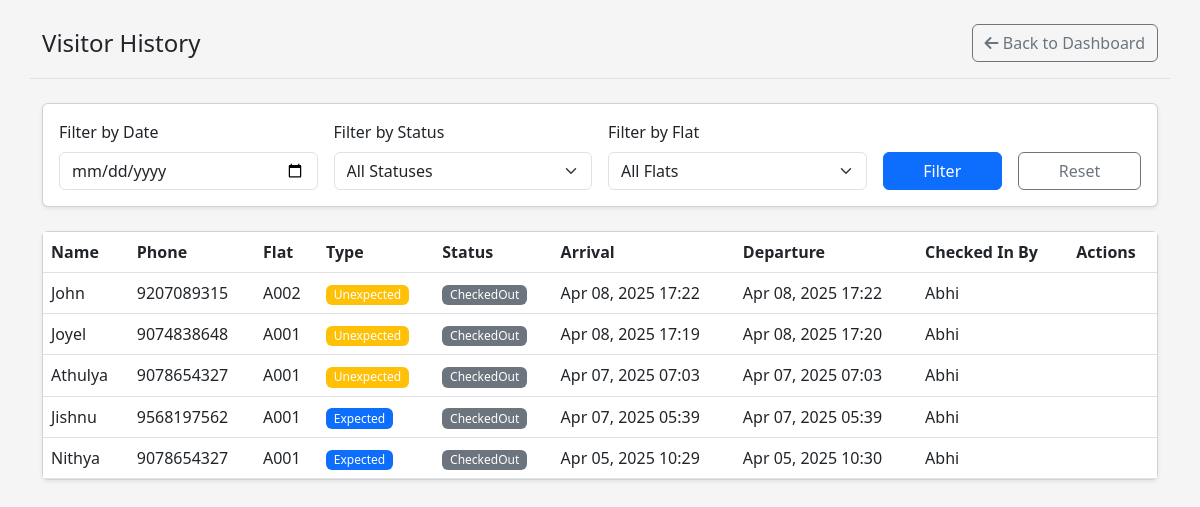
Screenshot of /security_visitor_history/ (signed in) with the database file from the repository.
### app/models.py (models this page shows, shortened)
class Visitor(models.Model):
    VISITOR_TYPE_CHOICES = [
        ('Expected', 'Expected'),
        ('Unexpected', 'Unexpected'),
        ('Delivery', 'Delivery'),
        ('Service', 'Service'),
    ]
    STATUS_CHOICES = [
        ('Pending', 'Pending Approval'),
        ('Approved', 'Approved'),
        ('Rejected', 'Rejected'),
        ('CheckedIn', 'Checked In'),
        ('CheckedOut', 'Checked Out'),
    ]
    name = models.CharField(max_length=100)
    phone = models.CharField(max_length=15)
    visitor_type = models.CharField(max_length=20, choices=VISITOR_TYPE_CHOICES)
    purpose = models.TextField(blank=True, null=True)
    vehicle_number = models.CharField(max_length=20, blank=True, null=True)
    id_proof_type = models.CharField(max_length=50, blank=True, null=True)
    id_proof_number = models.CharField(max_length=50, blank=True, null=True)
    id_proof_image = models.ImageField(upload_to='visitor_ids/', blank=True, null=True)
    flat = models.ForeignKey(Flat, on_delete=models.CASCADE, null=True, blank=True)
    requested_by = models.ForeignKey(FlatOccupant, on_delete=models.SET_NULL, null=True, blank=True)
    expected_arrival = models.DateTimeField(null=True, blank=True)
    actual_arrival = models.DateTimeField(null=True, blank=True)
    actual_departure = models.DateTimeField(null=True, blank=True)
    checked_in_by = models.ForeignKey(Security, on_delete=models.SET_NULL,
                                    related_name='checked_in_visitors', null=True, blank=True)
    checked_out_by = models.ForeignKey(Security, on_delete=models.SET_NULL,
                                     related_name='checked_out_visitors', null=True, blank=True)
    status = models.CharField(max_length=20, choices=STATUS_CHOICES, default='Pending')
    is_unexpected = models.BooleanField(default=False)
    verification_code = models.CharField(max_length=8, blank=True, null=True)
    created_at = models.DateTimeField(auto_now_add=True)
    updated_at = models.DateTimeField(auto_now=True)

class Flat(models.Model):
    flat_number = models.CharField(max_length=20, unique=True)
    floor = models.IntegerField()
    block = models.CharField(max_length=10, blank=True, null=True)
    square_footage = models.PositiveIntegerField(blank=True, null=True)
    bedrooms = models.PositiveIntegerField(default=1)
    is_occupied = models.BooleanField(default=False)
    created_at = models.DateTimeField(auto_now_add=True)
    updated_at = models.DateTimeField(auto_now=True)
    class Meta:
        ordering = ['block', 'floor', 'flat_number']

class Security(models.Model):
    GENDER_CHOICES = [
        ('Male', 'Male'),
        ('Female', 'Female'),
        ('Other', 'Other'),
    ]
    name = models.CharField(max_length=255)
    email = models.EmailField(unique=True)
    phone = models.CharField(max_length=15)
    age = models.PositiveIntegerField()
    gender = models.CharField(max_length=10, choices=GENDER_CHOICES)
    username = models.CharField(max_length=50, unique=True)
    password = models.CharField(max_length=255)
    address = models.TextField()
    shift_timing = models.CharField(max_length=50, choices=[('Morning', 'Morning'), ('Night', 'Night')])
    profile_image = models.ImageField(upload_to='security_profiles/', blank=True, null=True)
    created_at = models.DateTimeField(auto_now_add=True)
    updated_at = models.DateTimeField(auto_now=True)

### app/views.py (the view)
# urls.py: path('security_visitor_history/', views.security_visitor_history, name='security_visitor_history'),
def security_visitor_history(request):
    if 'email' not in request.session:
        return redirect('login')
    try:
        security = Security.objects.get(email=request.session['email'])
    except Security.DoesNotExist:
        messages.error(request, "Invalid user session")
        return redirect('login')
    visitors = Visitor.objects.all().order_by('-created_at')
    date_filter = request.GET.get('date')
    if date_filter:
        visitors = visitors.filter(created_at__date=date_filter)
    status_filter = request.GET.get('status')
    if status_filter:
        visitors = visitors.filter(status=status_filter)
    flat_filter = request.GET.get('flat')
    if flat_filter:
        visitors = visitors.filter(flat__flat_number=flat_filter)
    return render(request, 'security_visitor_history.html', {
        'security': security,
        'visitors': visitors,
        'date_filter': date_filter or '',
        'status_filter': status_filter or '',
        'flat_filter': flat_filter or '',
        'all_flats': Flat.objects.all()  # For dropdown
    })

### app/templates/security_visitor_history.html (shortened to what this page needs)
<!DOCTYPE html>
<html lang="en">
<head>
    <link href="https://cdn.jsdelivr.net/npm/bootstrap@5.3.0/dist/css/bootstrap.min.css" rel="stylesheet">
    <link rel="stylesheet" href="https://cdnjs.cloudflare.com/ajax/libs/font-awesome/6.0.0/css/all.min.css">
</head>
<body>
    <div class="container py-4">
        <div class="row mb-4 pb-3 border-bottom">
            <div class="col-12 d-flex justify-content-between align-items-center">
                <h1 class="fs-4 mb-0">Visitor History</h1>
                <a href="{% url 'security_dashboard' %}" class="btn btn-outline-secondary">
                    <i class="fas fa-arrow-left"></i> Back to Dashboard
                </a>
            </div>
        </div>
        <div class="card shadow-sm mb-4">
            <div class="card-body">
                <form method="get">
                    <div class="row g-3">
                        <div class="col-12 col-md-6 col-lg-3">
                            <label for="date" class="form-label">Filter by Date</label>
                            <input type="date" class="form-control" id="date" name="date" value="{{ date_filter }}">
                        </div>
                        <div class="col-12 col-md-6 col-lg-3">
                            <label for="status" class="form-label">Filter by Status</label>
                            <select class="form-select" id="status" name="status">
                                <option value="">All Statuses</option>
                            </select>
                        </div>
                        <div class="col-12 col-md-6 col-lg-3">
                            <label for="flat" class="form-label">Filter by Flat</label>
                            <select class="form-select" id="flat" name="flat">
                                <option value="">All Flats</option>
                            </select>
                        </div>
                        <div class="col-12 col-md-6 col-lg-3 d-flex align-items-end">
                            <div class="d-grid gap-2 d-md-flex w-100">
                                <button type="submit" class="btn btn-primary me-md-2 flex-grow-1">Filter</button>
                                <a href="{% url 'security_visitor_history' %}" class="btn btn-outline-secondary flex-grow-1">Reset</a>
                            </div>
                        </div>
                    </div>
                </form>
            </div>
        </div>
        <div class="card shadow-sm">
            <div class="card-body p-0">
                <div class="table-responsive">
                    <table class="table table-hover mb-0">
                        <thead>
                            <tr>
                                <th>Name</th>
                                <th>Phone</th>
                                <th>Flat</th>
                                <th>Type</th>
                                <th>Status</th>
                                <th>Arrival</th>
                                <th>Departure</th>
                                <th>Checked In By</th>
                                <th>Actions</th>
                            </tr>
                        </thead>
                        <tbody>
                            {% for visitor in visitors %}
                            <tr>
                                <td>{{ visitor.name }}</td>
                                <td>{{ visitor.phone }}</td>
                                <td>{{ visitor.flat.flat_number }}</td>
                                <td>
                                    <span class="badge {% if visitor.visitor_type == 'Expected' %}bg-primary{% else %}bg-warning{% endif %}">
                                        {{ visitor.get_visitor_type_display }}
                                    </span>
                                </td>
                                <td>
                                    <span class="badge {% if visitor.status == 'Approved' %}bg-info{% elif visitor.status == 'CheckedIn' %}bg-success{% else %}bg-secondary{% endif %}">
                                        {{ visitor.status }}
                                    </span>
                                </td>
                                <td>
                                    {% if visitor.actual_arrival %}
                                        {{ visitor.actual_arrival|date:"M d, Y H:i" }}
                                    {% else %}
                                        {{ visitor.expected_arrival|date:"M d, Y H:i"|default:"-" }}
                                    {% endif %}
                                </td>
                                <td>
                                    {% if visitor.actual_departure %}
                                        {{ visitor.actual_departure|date:"M d, Y H:i" }}
                                    {% else %}
                                        -
                                    {% endif %}
                                </td>
                                <td>
                                    {% if visitor.checked_in_by %}
                                        {{ visitor.checked_in_by.name }}
                                    {% else %}
                                        -
                                    {% endif %}
                                </td>
                                <td>
                                </td>
                            </tr>
                            {% empty %}
                            <tr>
                                <td colspan="9" class="text-center text-muted py-4">No visitors found</td>
                            </tr>
                            {% endfor %}
                        </tbody>
                    </table>
                </div>
            </div>
        </div>
    </div>
</body>
</html>

### app/templates/security_visitor_history.html (style rules this page uses)
body { background-color: #f5f5f5; }
.table-responsive { overflow-x: auto; }
.badge { font-weight: normal; }

### rows the page displays
Visitor: name "John", phone "9207089315", flat.flat_number "A002", visitor_type "Unexpected", status "CheckedOut", actual_arrival "Apr 08, 2025 17:22", actual_departure "Apr 08, 2025 17:22", checked_in_by.name "Abhi"
Visitor: name "Joyel", phone "9074838648", flat.flat_number "A001", visitor_type "Unexpected", status "CheckedOut", actual_arrival "Apr 08, 2025 17:19", actual_departure "Apr 08, 2025 17:20", checked_in_by.name "Abhi"
Visitor: name "Athulya", phone "9078654327", flat.flat_number "A001", visitor_type "Unexpected", status "CheckedOut", actual_arrival "Apr 07, 2025 07:03", actual_departure "Apr 07, 2025 07:03", checked_in_by.name "Abhi"
Visitor: name "Jishnu", phone "9568197562", flat.flat_number "A001", visitor_type "Expected", status "CheckedOut", actual_arrival "Apr 07, 2025 05:39", actual_departure "Apr 07, 2025 05:39", checked_in_by.name "Abhi"
Visitor: name "Nithya", phone "9078654327", flat.flat_number "A001", visitor_type "Expected", status "CheckedOut", actual_arrival "Apr 05, 2025 10:29", actual_departure "Apr 05, 2025 10:30", checked_in_by.name "Abhi"
